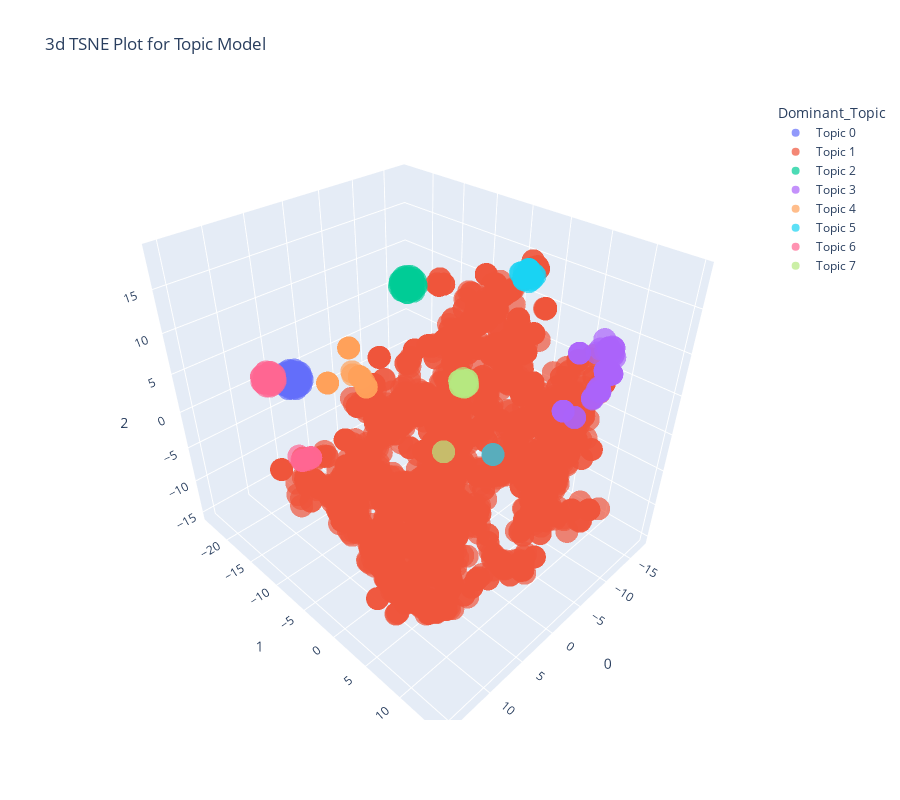

This figure's notebook cell:
### Markdown cell above
### T-distributed Stochastic Neighbor Embedding (t-SNE)

### Code cell
plot_model(nmf, plot = 'tsne')
